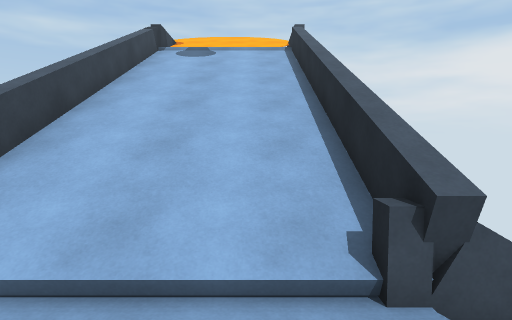
View 1 (above)

15 first-person views from a walk through a scene from a Unity 3-D project. The camera is 1.5 m above the floor, tilts 4° down and sees 75° across. The floor is counted in squares, 1 m on a side. Each view is taken from the middle of a square. On the plan, view 1 faces up. The plan holds only what a view shows up to about 15 squares ahead; the rest is blank. The place goes on beyond the plan.

View 2
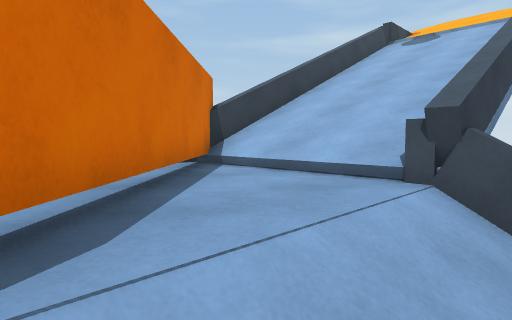

View 3
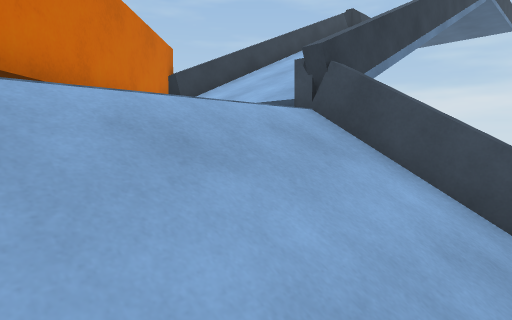

View 4
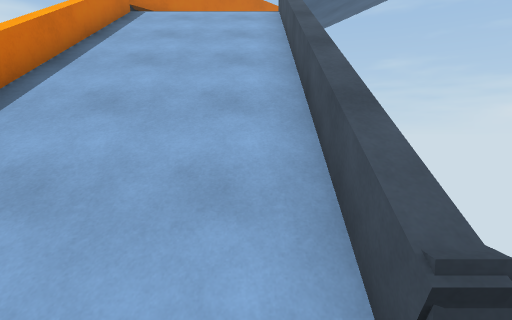

View 5
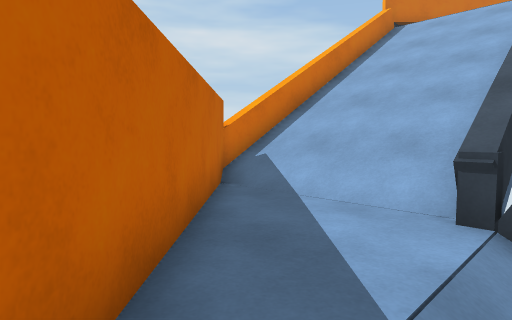

View 6
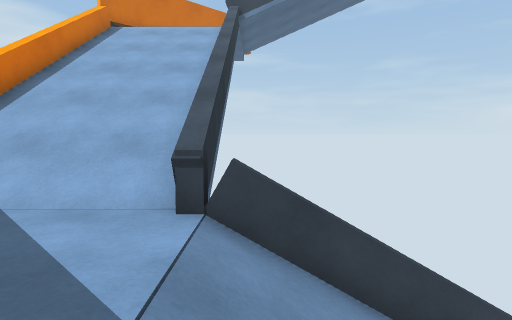

View 7
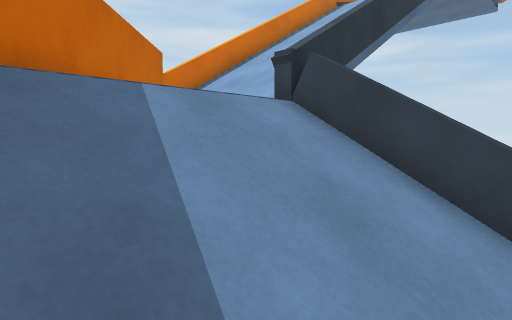

View 8
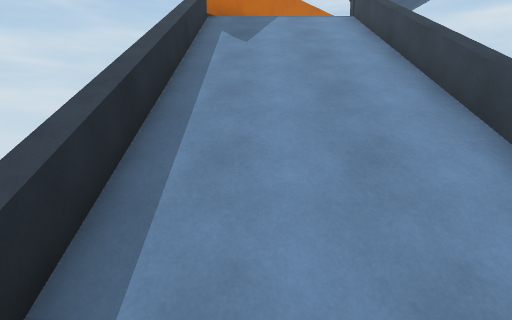

View 9
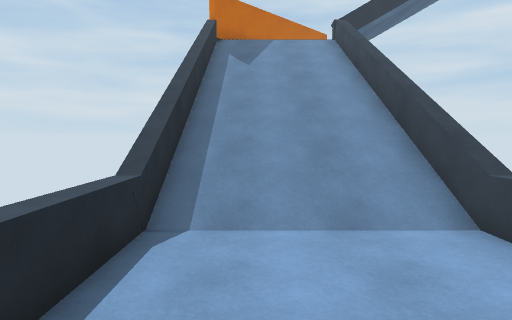

View 10
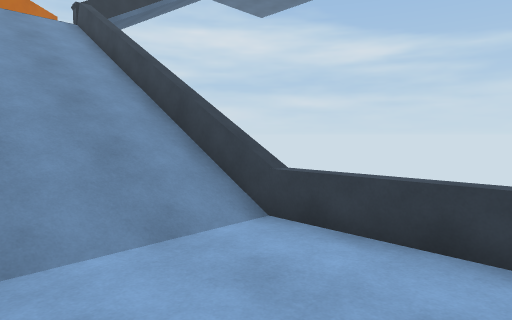

View 11
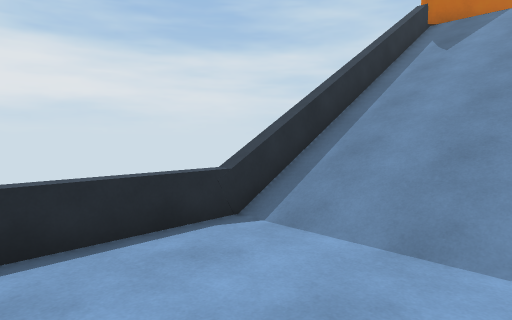

View 12
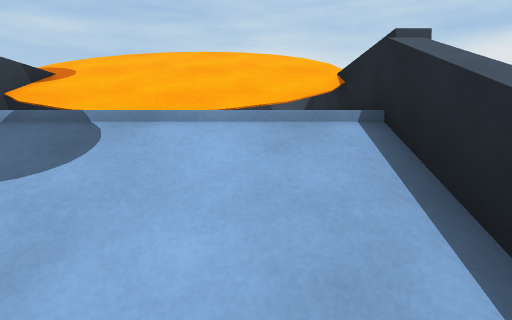

View 13
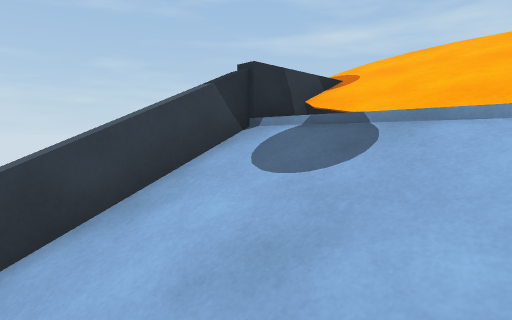

View 14
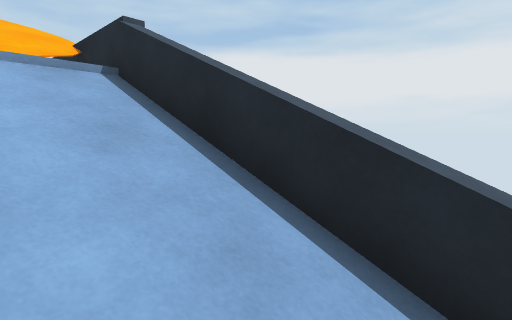

View 15
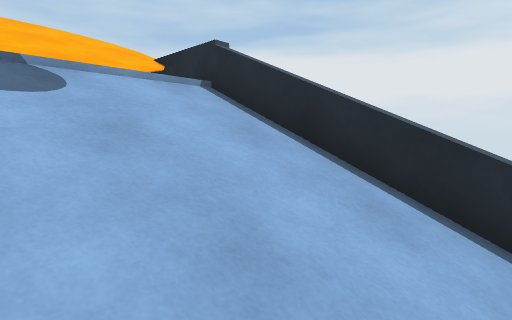

### Floor plan
Key: @ floor where view 1 was taken; # wall or solid block; . main floor; : floor 6 m higher than the main floor; + floor 12 m higher than the main floor; * floor 17 m higher than the main floor; / step, stairs or slope; = window, fence, low wall or low ledge; v drop or lower ground; B block.
Columns run from 4 left of view 1 to 18 right of it. Each row starts with its distance up from view 1.
 19  =//=v              .
 18 //////           .. ..
 17 //////          =.....=
 16 //////          =.....=
 15 =/////=         =.....=
 14 =*****=         =.....=
 13 =/////=         =/////=
 12 =/////=         =/////=
 11 =/////=         =/////=
 10 =/////=         =/////=
  9 =/////=         =/////=
  8 =/////=         =/////=
  7 =/////=         =/////=
  6 =/////=         =/////=
  5 =/////=         =/////=
  4 =/////=        #=/////=
  3 #////B#=========B::::##
  2 ##++++///////////:::##
  1  ##+++///////////::##
  0   ##@+///////////:##
 -1    ##+///////////##
 -2     ##//////////=#
 -3      ##=========#

Where each view was taken, in squares from view 1:
view 1: 0 up, 0 right, facing up
view 2: 2 down, 3 right, facing up-left
view 3: 2 down, 5 right, facing up-left
view 4: 2 up, 14 right, facing left
view 5: 4 up, 17 right, facing down-left
view 6: 4 up, 17 right, facing left
view 7: 7 up, 17 right, facing down-left
view 8: 16 up, 16 right, facing down
view 9: 19 up, 16 right, facing down
view 10: 18 up, 17 right, facing down-left
view 11: 18 up, 13 right, facing down-right
view 12: 10 up, 0 right, facing up
view 13: 10 up, 0 right, facing up-left
view 14: 8 up, 1 left, facing up-right
view 15: 8 up, 3 left, facing up-right
